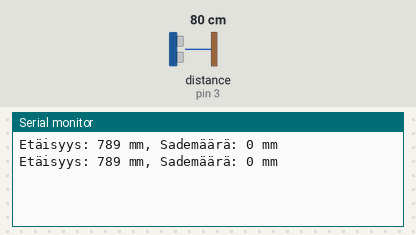
Recording of a sketch running on a simulated Arduino Uno, built with avr-gcc and run on an emulated ATmega328P. Shown: the last lines printed to the serial monitor. Wiring (inferred from the names in the program): ultrasonic range finder: trigger pin 2; echo pin 3. Inputs (shaded band) come from the test bench; at power-on: distance to the obstacle (sensor on pin 3) 80 cm. The echo pulse lasts 58.3 µs per cm.

Above: at 1.8 s.
1.9 s: distance to the obstacle (sensor on pin 3) set to 2 cm
At 2.8 s:
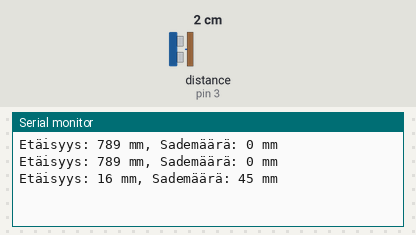
3.4 s: distance to the obstacle (sensor on pin 3) set to 4 cm
At 4.4 s:
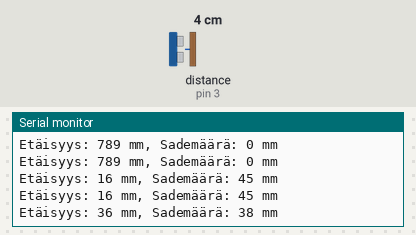
Timing chart, 0 to 6.4 s (numbered marks = the images above; inputs shaded):
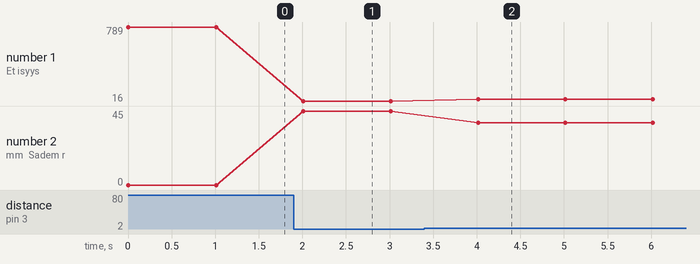

Measured:
- after the input at 1.9 s, the serial monitor: prints a new line after 0.11 s (image 1)
- after the input at 3.4 s, the serial monitor: prints a new line after 0.61 s (image 2)
- plotted number 1: 789 → 16 after the input at 1.9 s, 16 → 36 after the input at 3.4 s
- plotted number 2: 0 → 45 after the input at 1.9 s, 45 → 38 after the input at 3.4 s

The sketch:

SademaaramittariArduino.ino
```cpp
// Määritellään pinnit
const int trigPin = 2;
const int echoPin = 3;

// Määritellään muuttujat
long duration;
int distance;
int rainAmount;

void setup() {
  // Alustetaan sarjaportti viestintää varten
  Serial.begin(9600);

  // Määritellään pinnien toiminnot
  pinMode(trigPin, OUTPUT);
  pinMode(echoPin, INPUT);
}

void loop() {
  // Lähetetään ultraäänipulssi
  digitalWrite(trigPin, LOW);
  delayMicroseconds(2);
  digitalWrite(trigPin, HIGH);
  delayMicroseconds(10);
  digitalWrite(trigPin, LOW);

  // Lasketaan vastausaika
  duration = pulseIn(echoPin, HIGH);

  // Muunnetaan vastausaika etäisyydeksi
  distance = duration * 0.034 / 2 * 10;

  // Lasketaan sademäärä kaavan mukaan
  rainAmount = (150 / 3) - (distance / 3);
  if (rainAmount < 0) rainAmount = 0;

  // Tulostetaan etäisyys ja sademäärä sarjaportille
  Serial.print("Etäisyys: ");
  Serial.print(distance);
  Serial.print(" mm, Sademäärä: ");
  Serial.print(rainAmount);
  Serial.println(" mm");

  // Viive ennen seuraavaa mittauskierrosta
  delay(1000); // 1000ms = 1s
}
```
